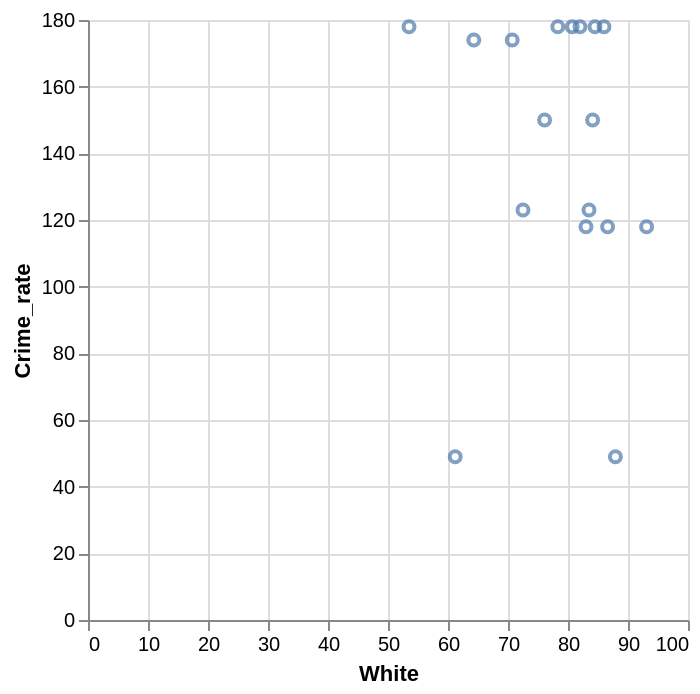

Vega-Lite specification stored for this chart:
### Vega-Lite specification from a JSON file in a GitHub repository (floating-point values rounded to 4 significant figures)
{"data": {"values": [{"x_data": 93.1, "y_data": 118}, {"x_data": 86.6, "y_data": 118}, {"x_data": 83, "y_data": 118}, {"x_data": 72.5, "y_data": 123}, {"x_data": 83.5, "y_data": 123}, {"x_data": 82, "y_data": 178}, {"x_data": 84.5, "y_data": 178}, {"x_data": 53.5, "y_data": 178}, {"x_data": 80.7, "y_data": 178}, {"x_data": 86, "y_data": 178}, {"x_data": 78.3, "y_data": 178}, {"x_data": 84.1, "y_data": 150}, {"x_data": 76.1, "y_data": 150}, {"x_data": 87.9, "y_data": 49}, {"x_data": 61.2, "y_data": 49}, {"x_data": 64.3, "y_data": 174}, {"x_data": 70.7, "y_data": 174}]}, "mark": "point", "encoding": {"x": {"field": "x_data", "type": "quantitative", "title": "White"}, "y": {"field": "y_data", "type": "quantitative", "title": "Crime_rate"}}}
